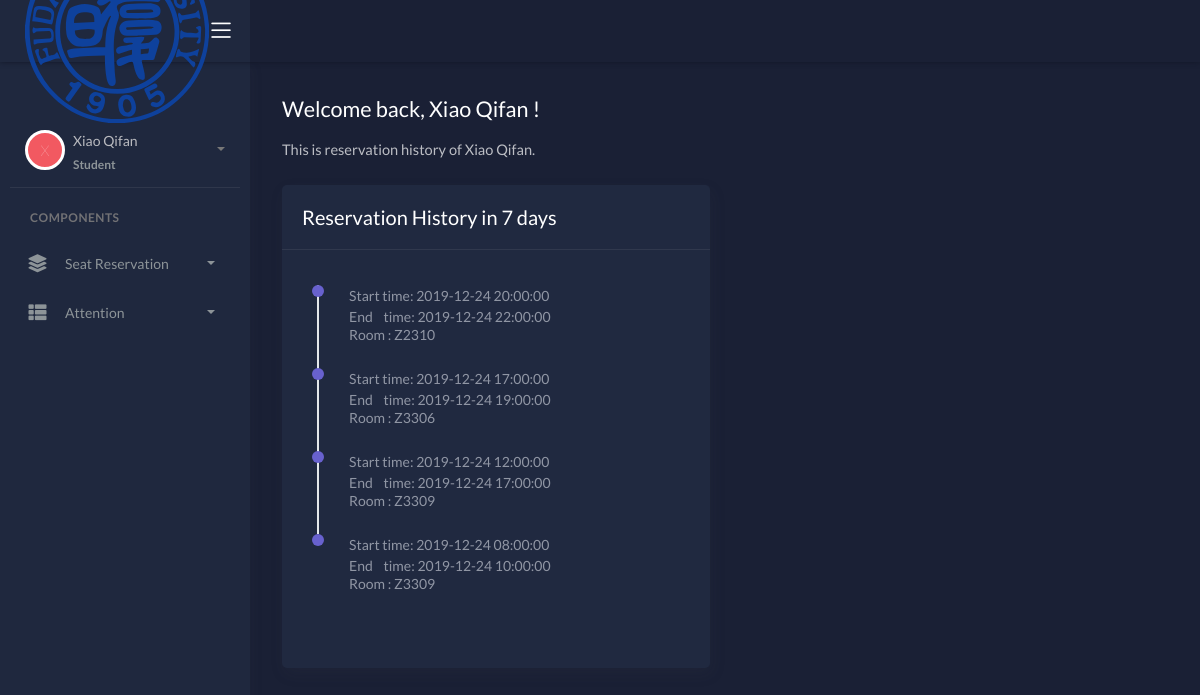
The page /look_others (signed in) on the database its author committed.
### data/models.py (models this page shows)
class Students(models.Model):
	student_id = models.CharField(primary_key=True, max_length=45)
	name = models.CharField(max_length=45)
	age = models.IntegerField(default=18)
	sex = models.CharField(max_length=1,default='M')
	major = models.CharField(max_length=45)
	password = models.CharField(max_length=128,default='Fudan')
	is_admin = models.BooleanField(default = False)
	close = models.BooleanField(default = False)

class Rent(models.Model):
	rent_id = models.BigAutoField(primary_key=True)
	begin_time = models.DateTimeField(default = timezone.now())
	chair = models.ForeignKey('Chairs', models.DO_NOTHING, db_column='chair', null=True)
	student = models.ForeignKey('Students', models.DO_NOTHING, db_column='student', null = True)
	arrive_time = models.DateTimeField( default = timezone.now())
	end_time = models.DateTimeField(default = timezone.now() + datetime.timedelta(days=1) )

class Chairs(models.Model):
	chair_id = models.BigAutoField(primary_key=True)
	row = models.IntegerField()
	col = models.IntegerField()
	is_real = models.BooleanField(default = True)
	room = models.ForeignKey('Rooms', on_delete = models.CASCADE, null = True)

class Rooms(models.Model):
	room_id = models.CharField(primary_key=True, max_length=45)
	room_row = models.IntegerField()
	room_col = models.IntegerField()
	availble_number = models.IntegerField(default = 0)
	total_seat = models.IntegerField(default = 0)

### LRPJ/views_1.py (the view)
# urls.py: url(r'^look_others', views_1.look_others, name = 'look_others'),
def look_others(request):
	request.session.setdefault('login_user', '???')
	request.session.setdefault('frd', '???')
	context = {'error': False}
	user_id = request.session['login_user']
	user = models.Students.objects.get(pk = user_id)
	frd_id = request.session['frd']
	frd = models.Students.objects.get(pk = frd_id)
	if user_id == '???':
		return HttpResponseRedirect('/login')
	if user.is_admin:
		return HttpResponseRedirect('/generate_seat')
	if frd_id == '???':
		return  HttpResponseRedirect('/home')
	context['user'] = user
	context['frd'] = frd
	now = timezone.now()
	res_list = models.Rent.objects.filter(begin_time__gte = now - datetime.timedelta(days=7),\
				student = frd).order_by("-begin_time")
	if res_list:
		context['res_list'] = res_list
	request.session['frd'] = ''
	return render(request, 'look_others.html', context)

### templates/look_others.html (shortened to what this page needs)
<!DOCTYPE html>
<html lang="en">
<head>
	<link rel="stylesheet" href="/assets/css/bootstrap.min.css">
	<link rel="stylesheet" href="/assets/css/atlantis.min.css">
</head>
<body data-background-color="dark">
	<div class="wrapper">
		<div class="main-header">
			<div class="logo-header" data-background-color="dark2">
					<img src="/assets/img/Fudan_University_Logo.svg" alt="navbar brand" class="navbar-brand">
				<div class="nav-toggle">
					<button class="btn btn-toggle toggle-sidebar">
						<i class="icon-menu"></i>
					</button>
				</div>
			</div>
			<nav class="navbar navbar-header navbar-expand-lg" data-background-color="dark">
				<div class="container-fluid">
					<ul class="navbar-nav topbar-nav ml-md-auto align-items-center">
						<li class="nav-item dropdown hidden-caret">
							<a class="dropdown-toggle profile-pic" data-toggle="dropdown" href="#" aria-expanded="false">
								<div class="avatar-sm">
								</div>
							</a>
						</li>
					</ul>
				</div>
			</nav>
		</div>
		<div class="sidebar sidebar-style-2" data-background-color="dark2" >
			<div class="sidebar-wrapper scrollbar scrollbar-inner">
				<div class="sidebar-content">
					<div class="user pt-5" >
						<div class="avatar-sm float-left mr-2 ">
							<span class="avatar-title rounded-circle border border-white bg-danger">{{ user.name.0 }}</span>
						</div>
						<div class="info">
							<a data-toggle="collapse" href="#collapseExample" aria-expanded="true">
								<span>
									{{ user.name }}
									<span class="user-level">Student</span>
									<span class="caret"></span>
								</span>
							</a>
						</div>
					</div>
					<ul class="nav nav-primary">
						<li class="nav-section">
							<h4 class="text-section">Components</h4>
						</li>
						<li class="nav-item">
							<a data-toggle="collapse" href="#base">
								<i class="fas fa-layer-group"></i>
								<p>Seat Reservation</p>
								<span class="caret"></span>
							</a>
						</li>
						<li class="nav-item">
							<a data-toggle="collapse" href="#sidebarLayouts">
								<i class="fas fa-th-list"></i>
								<p>Attention</p>
								<span class="caret"></span>
							</a>
						</li>
					</ul>
				</div>
			</div>
		</div>
		<div class="main-panel">
			<div class="content">
				<div class="page-inner">
					<div class="mt-2 mb-4">
						<h2 class="text-white pb-2">Welcome back, {{ user.name }} !</h2>
						<h5 class="text-white op-7 mb-4">This is reservation history of {{ frd.name }}.</h5>
					</div>
					<div class="row">
						<div class="col-md-6">
							<div class="card">
								<div class="card-header">
									<div class="card-head-row">
										<div class="card-title">Reservation History in 7 days</div>
									</div>
								</div>
								{% if not res_list %}
									<div class="card-title fw-mediumbold">&nbsp;&nbsp; No Reservation</div>
								{% else %}
									<form action="/home" method="POST">
										<div class="card-body">
											<ol class="activity-feed">
												{% for r in res_list %}
												<li class="feed-item feed-item-secondary">
													<td>Start time: {{ r.begin_time|date:"Y-m-d H:i:s" }}</td>
													<br>
													<td>End &nbsp;&nbsp; time: {{ r.end_time|date:"Y-m-d H:i:s" }}</td>
													<br>
													<span class="text"> Room : {{ r.chair.room.room_id }}</span>
												</li>
												{% endfor %}
											</ol>
										</div>
									</form>
								{% endif %}
							</div>
						</div>
					</div>
				</div>
			</div>
		</div>
	</div>
</body>
</html>

### rows shown on the page
Students: name.0 "X", name "Xiao Qifan"
Rent: begin_time "2019-12-24 20:00:00", end_time "2019-12-24 22:00:00", chair.room.room_id "Z2310"
Rent: begin_time "2019-12-24 17:00:00", end_time "2019-12-24 19:00:00", chair.room.room_id "Z3306"
Rent: begin_time "2019-12-24 12:00:00", end_time "2019-12-24 17:00:00", chair.room.room_id "Z3309"
Rent: begin_time "2019-12-24 08:00:00", end_time "2019-12-24 10:00:00", chair.room.room_id "Z3309"
